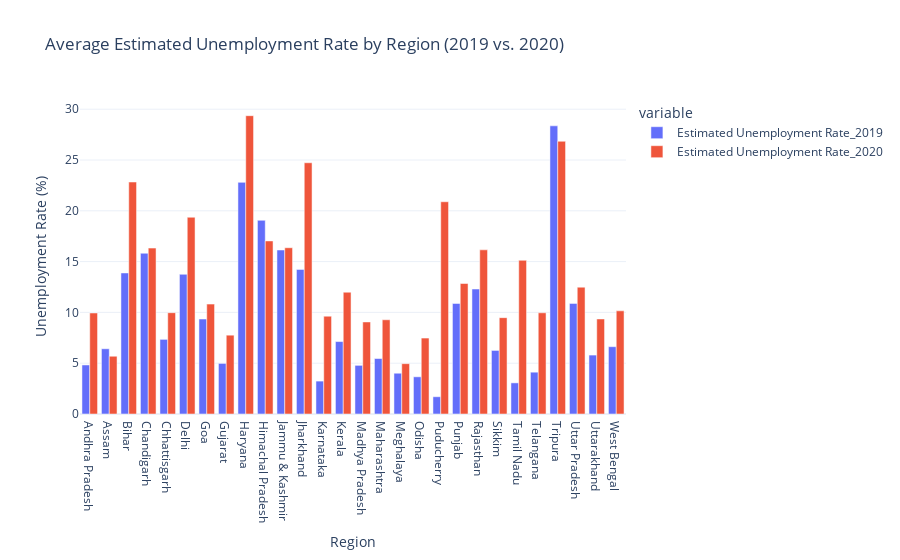

Notebook cell for this chart:
### Code cell
data_2019 = data[data['Year'] == 2019]
data_2020 = data[data['Year'] == 2020]

avg_unemployment_2019 = data_2019.groupby('Region')['Estimated Unemployment Rate'].mean().reset_index()
avg_unemployment_2020 = data_2020.groupby('Region')['Estimated Unemployment Rate'].mean().reset_index()

combined_data = pd.merge(avg_unemployment_2019, avg_unemployment_2020, on = 'Region', suffixes = ('_2019', '_2020'))

figure = px.bar(combined_data, x = 'Region', y = ['Estimated Unemployment Rate_2019', 'Estimated Unemployment Rate_2020'],
             barmode = 'group', labels = {'value': 'Unemployment Rate (%)'},
             title = 'Average Estimated Unemployment Rate by Region (2019 vs. 2020)')

figure.update_layout(
    xaxis_title = 'Region',
    yaxis_title = 'Unemployment Rate (%)',
    template = 'plotly_white'
)

figure.show()

### Figure 1 — Plotly figure (JSON) as saved in the notebook; plotly's stock layout.template omitted (floating-point values rounded to 4 significant figures)
{"data": [{"alignmentgroup": "True", "hovertemplate": "variable=Estimated Unemployment Rate_2019<br>Region=%{x}<br>Unemployment Rate (%)=%{y}<extra></extra>", "legendgroup": "Estimated Unemployment Rate_2019", "marker": {"color": "#636efa", "pattern": {"shape": ""}}, "name": "Estimated Unemployment Rate_2019", "offsetgroup": "Estimated Unemployment Rate_2019", "orientation": "v", "showlegend": true, "textposition": "auto", "type": "bar", "x": ["Andhra Pradesh", "Assam", "Bihar", "Chandigarh", "Chhattisgarh", "Delhi", "Goa", "Gujarat", "Haryana", "Himachal Pradesh", "Jammu & Kashmir", "Jharkhand", "Karnataka", "Kerala", "Madhya Pradesh", "Maharashtra", "Meghalaya", "Odisha", "Puducherry", "Punjab", "Rajasthan", "Sikkim", "Tamil Nadu", "Telangana", "Tripura", "Uttar Pradesh", "Uttarakhand", "West Bengal"], "xaxis": "x", "y": [4.827, 6.421, 13.88, 15.82, 7.347, 13.75, 9.346, 4.979, 22.8, 19.06, 16.14, 14.23, 3.239, 7.131, 4.788, 5.459, 4.013, 3.661, 1.699, 10.88, 12.3, 6.257, 3.064, 4.116, 28.36, 10.89, 5.801, 6.626], "yaxis": "y"}, {"alignmentgroup": "True", "hovertemplate": "variable=Estimated Unemployment Rate_2020<br>Region=%{x}<br>Unemployment Rate (%)=%{y}<extra></extra>", "legendgroup": "Estimated Unemployment Rate_2020", "marker": {"color": "#EF553B", "pattern": {"shape": ""}}, "name": "Estimated Unemployment Rate_2020", "offsetgroup": "Estimated Unemployment Rate_2020", "orientation": "v", "showlegend": true, "textposition": "auto", "type": "bar", "x": ["Andhra Pradesh", "Assam", "Bihar", "Chandigarh", "Chhattisgarh", "Delhi", "Goa", "Gujarat", "Haryana", "Himachal Pradesh", "Jammu & Kashmir", "Jharkhand", "Karnataka", "Kerala", "Madhya Pradesh", "Maharashtra", "Meghalaya", "Odisha", "Puducherry", "Punjab", "Rajasthan", "Sikkim", "Tamil Nadu", "Telangana", "Tripura", "Uttar Pradesh", "Uttarakhand", "West Bengal"], "xaxis": "x", "y": [9.944, 5.685, 22.83, 16.33, 9.971, 19.36, 10.82, 7.758, 29.36, 17.03, 16.36, 24.73, 9.627, 11.99, 9.06, 9.275, 4.954, 7.475, 20.89, 12.84, 16.16, 9.482, 15.13, 9.961, 26.84, 12.48, 9.357, 10.15], "yaxis": "y"}], "layout": {"barmode": "group", "legend": {"title": {"text": "variable"}, "tracegroupgap": 0}, "title": {"text": "Average Estimated Unemployment Rate by Region (2019 vs. 2020)"}, "xaxis": {"anchor": "y", "domain": [0, 1], "title": {"text": "Region"}}, "yaxis": {"anchor": "x", "domain": [0, 1], "title": {"text": "Unemployment Rate (%)"}}}}
